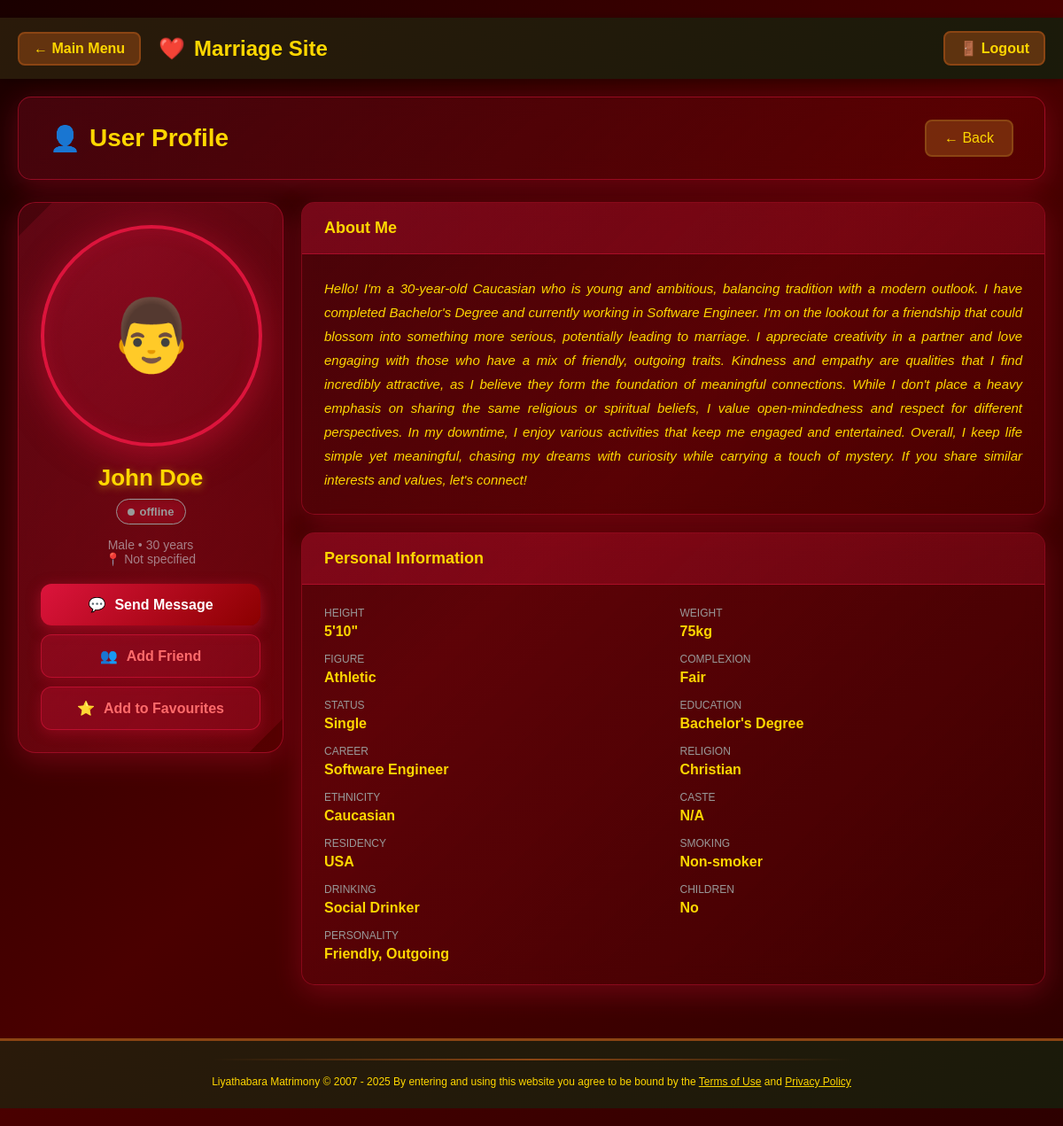
The page /view_profile.php?id=1 (signed in) on the database its author committed.
### tables this page shows
CREATE TABLE users (
    id INT AUTO_INCREMENT PRIMARY KEY,
    username VARCHAR(100) NOT NULL,
    email VARCHAR(100) NOT NULL UNIQUE,
    password VARCHAR(255) NOT NULL,
    gender ENUM('male', 'female') NOT NULL,
    day INT,
    month INT,
    year INT,
    profile_completed TINYINT DEFAULT 0,
    created_at TIMESTAMP DEFAULT CURRENT_TIMESTAMP,
    INDEX idx_email (email),
    INDEX idx_gender (gender)
);

CREATE TABLE user_data (
    id INT AUTO_INCREMENT PRIMARY KEY,
    user_id INT NOT NULL,
    height VARCHAR(50),
    weight VARCHAR(50),
    figure VARCHAR(50),
    appearance VARCHAR(50),
    complexion VARCHAR(50),
    status VARCHAR(50),
    education VARCHAR(100),
    career VARCHAR(100),
    religion VARCHAR(50),
    ethnicity VARCHAR(50),
    caste VARCHAR(50),
    social_class VARCHAR(50),
    residency VARCHAR(100),
    family VARCHAR(100),
    smoking VARCHAR(50),
    drinking VARCHAR(50),
    children VARCHAR(50),
    personality VARCHAR(100),
    first_date_preference VARCHAR(100),
    living_arrangements VARCHAR(100),
    created_at TIMESTAMP DEFAULT CURRENT_TIMESTAMP,
    updated_at TIMESTAMP DEFAULT CURRENT_TIMESTAMP ON UPDATE CURRENT_TIMESTAMP,
    FOREIGN KEY (user_id) REFERENCES users(id) ON DELETE CASCADE,
    INDEX idx_user_id (user_id)
);

### view_profile.php (the view, shortened to what this page needs)
<?php
include 'database/db_connect.php';
$profile_id = intval($_GET['id']);
$user_query = $conn->query("SELECT * FROM users WHERE id=$profile_id");
$user = $user_query->fetch_assoc();
$profile_query = $conn->query("SELECT * FROM user_data WHERE user_id=$profile_id");
$profile = $profile_query ? $profile_query->fetch_assoc() : null;
$photo = null;
$minutes_ago = null;
function getOnlineStatus($minutes_ago) {
    if ($minutes_ago === null) {
        return ['text' => 'offline', 'class' => 'offline', 'color' => '#999'];
    } elseif ($minutes_ago < 5) {
        return ['text' => 'Online now', 'class' => 'online', 'color' => '#4caf50'];
    } elseif ($minutes_ago < 60) {
        return ['text' => 'Active ' . $minutes_ago . ' min ago', 'class' => 'recent', 'color' => '#ffd700'];
    } elseif ($minutes_ago < 1440) {
        $hours = floor($minutes_ago / 60);
        return ['text' => 'Active ' . $hours . 'h ago', 'class' => 'recent', 'color' => '#ffd700'];
    } else {
        $days = floor($minutes_ago / 1440);
        return ['text' => 'Active ' . $days . 'd ago', 'class' => 'offline', 'color' => '#999'];
    }
}
$onlineStatus = getOnlineStatus($minutes_ago);
$age = isset($user['year']) ? (date('Y') - $user['year']) : 'N/A';
$location = [];
$location_str = !empty($location) ? implode(', ', $location) : 'Not specified';
$is_friend = false;
$is_favourite = false;
function generateAboutMe($user, $profile) {
    $age = isset($user['year']) ? (date('Y') - $user['year']) : 'N/A';
    $ethnicity = $profile['ethnicity'] ?? 'Sri Lankan';
    $education = $profile['education'] ?? '';
    $career = $profile['career'] ?? '';
    $religion = $profile['religion'] ?? '';
    $personality = $profile['personality'] ?? '';
    $smoking = $profile['smoking'] ?? '';
    $drinking = $profile['drinking'] ?? '';
    $description = "Hello! I'm a {$age}-year-old {$ethnicity} who is young and ambitious, balancing tradition with a modern outlook. ";
    if(!empty($education) && !empty($career)) {
        $description .= "I have completed {$education} and currently working in {$career}. ";
    }
    $description .= "I'm on the lookout for a friendship that could blossom into something more serious, potentially leading to marriage. ";
    if(!empty($personality)) {
        $traits = strtolower($personality);
        $description .= "I appreciate creativity in a partner and love engaging with those who have a mix of {$traits} traits. ";
    }
    $description .= "Kindness and empathy are qualities that I find incredibly attractive, as I believe they form the foundation of meaningful connections. ";
    if(!empty($religion)) {
        $description .= "While I don't place a heavy emphasis on sharing the same religious or spiritual beliefs, I value open-mindedness and respect for different perspectives. ";
    }
    $description .= "In my downtime, I enjoy various activities that keep me engaged and entertained. ";
    $description .= "Overall, I keep life simple yet meaningful, chasing my dreams with curiosity while carrying a touch of mystery. If you share similar interests and values, let's connect!";
    return $description;
}
$about_me = generateAboutMe($user, $profile);
include 'includes/header.php';
?>
<div class="profile-container">
    <div class="profile-header">
        <h1 class="profile-title">
            <span>👤</span>
            User Profile
        </h1>
        <a href="javascript:history.back()" class="back-btn">← Back</a>
    </div>
    <div class="profile-layout">
        <div class="profile-sidebar">
            <div class="photo-card">
                <div class="profile-photo">
                    <?php if($photo): ?>
                        <img src="<?php echo $photo['photo_path']; ?>" alt="<?php echo htmlspecialchars($user['username'] ?? 'User'); ?>">
                    <?php else: ?>
                        <div class="placeholder">
                            <?php echo $user['gender'] == 'female' ? '👩' : '👨'; ?>
                        </div>
                    <?php endif; ?>
                </div>
                <div class="user-name"><?php echo htmlspecialchars($user['username'] ?? 'User ' . $user['id']); ?></div>
                <div class="online-status" style="background: <?php echo $onlineStatus['color']; ?>20; border: 1px solid <?php echo $onlineStatus['color']; ?>;">
                    <span class="status-dot" style="background: <?php echo $onlineStatus['color']; ?>;"></span>
                    <span style="color: <?php echo $onlineStatus['color']; ?>;"><?php echo $onlineStatus['text']; ?></span>
                </div>
                <div class="user-basic-info">
                    <?php if(isset($user['gender'])): ?>
                        <?php echo ucfirst($user['gender']); ?>
                    <?php endif; ?>
                    <?php if($age != 'N/A'): ?>
                        • <?php echo $age; ?> years
                    <?php endif; ?>
                    <br>
                    📍 <?php echo htmlspecialchars($location_str); ?>
                </div>
                <div class="action-buttons">
                    <a href="send_message.php?to=<?php echo $profile_id; ?>" class="action-btn">
                        <span>💬</span> Send Message
                    </a>
                    <?php if($is_friend): ?>
                        <a href="#" class="action-btn secondary disabled" onclick="return false;">
                            <span>✓</span> Already Friends
                        </a>
                    <?php else: ?>
                        <a href="add_friend.php?id=<?php echo $profile_id; ?>" class="action-btn secondary">
                            <span>👥</span> Add Friend
                        </a>
                    <?php endif; ?>
                    <?php if($is_favourite): ?>
                        <a href="#" class="action-btn secondary disabled" onclick="return false;">
                            <span>⭐</span> In Favourites
                        </a>
                    <?php else: ?>
                        <a href="add_favourite.php?id=<?php echo $profile_id; ?>" class="action-btn secondary">
                            <span>⭐</span> Add to Favourites
                        </a>
                    <?php endif; ?>
                </div>
            </div>
        </div>
        <div class="profile-main">
            <div class="info-card">
                <div class="card-header">
                    <h2 class="card-title">About Me</h2>
                </div>
                <div class="card-content">
                    <p class="about-text"><?php echo $about_me; ?></p>
                </div>
            </div>
            <?php if($profile): ?>
            <div class="info-card">
                <div class="card-header">
                    <h2 class="card-title">Personal Information</h2>
                </div>
                <div class="card-content">
                    <div class="info-grid">
                        <?php if(isset($profile['height'])): ?>
                        <div class="info-item">
                            <div class="info-label">Height</div>
                            <div class="info-value"><?php echo $profile['height']; ?></div>
                        </div>
                        <?php endif; ?>
                        <?php if(isset($profile['weight'])): ?>
                        <div class="info-item">
                            <div class="info-label">Weight</div>
                            <div class="info-value"><?php echo $profile['weight']; ?></div>
                        </div>
                        <?php endif; ?>
                        <?php if(isset($profile['figure'])): ?>
                        <div class="info-item">
                            <div class="info-label">Figure</div>
                            <div class="info-value"><?php echo $profile['figure']; ?></div>
                        </div>
                        <?php endif; ?>
                        <?php if(isset($profile['complexion'])): ?>
                        <div class="info-item">
                            <div class="info-label">Complexion</div>
                            <div class="info-value"><?php echo $profile['complexion']; ?></div>
                        </div>
                        <?php endif; ?>
                        <?php if(isset($profile['status'])): ?>
                        <div class="info-item">
                            <div class="info-label">Status</div>
                            <div class="info-value"><?php echo $profile['status']; ?></div>
                        </div>
                        <?php endif; ?>
                        <?php if(isset($profile['education'])): ?>
                        <div class="info-item">
                            <div class="info-label">Education</div>
                            <div class="info-value"><?php echo $profile['education']; ?></div>
                        </div>
                        <?php endif; ?>
                        <?php if(isset($profile['career'])): ?>
                        <div class="info-item">
                            <div class="info-label">Career</div>
                            <div class="info-value"><?php echo $profile['career']; ?></div>
                        </div>
                        <?php endif; ?>
                        <?php if(isset($profile['religion'])): ?>
                        <div class="info-item">
                            <div class="info-label">Religion</div>
                            <div class="info-value"><?php echo $profile['religion']; ?></div>
                        </div>
                        <?php endif; ?>
                        <?php if(isset($profile['ethnicity'])): ?>
                        <div class="info-item">
                            <div class="info-label">Ethnicity</div>
                            <div class="info-value"><?php echo $profile['ethnicity']; ?></div>
                        </div>
                        <?php endif; ?>
                        <?php if(isset($profile['caste'])): ?>
                        <div class="info-item">
                            <div class="info-label">Caste</div>
                            <div class="info-value"><?php echo $profile['caste']; ?></div>
                        </div>
                        <?php endif; ?>
                        <?php if(isset($profile['residency'])): ?>
                        <div class="info-item">
                            <div class="info-label">Residency</div>
                            <div class="info-value"><?php echo $profile['residency']; ?></div>
                        </div>
                        <?php endif; ?>
                        <?php if(isset($profile['smoking'])): ?>
                        <div class="info-item">
                            <div class="info-label">Smoking</div>
                            <div class="info-value"><?php echo $profile['smoking']; ?></div>
                        </div>
                        <?php endif; ?>
                        <?php if(isset($profile['drinking'])): ?>
                        <div class="info-item">
                            <div class="info-label">Drinking</div>
                            <div class="info-value"><?php echo $profile['drinking']; ?></div>
                        </div>
                        <?php endif; ?>
                        <?php if(isset($profile['children'])): ?>
                        <div class="info-item">
                            <div class="info-label">Children</div>
                            <div class="info-value"><?php echo $profile['children']; ?></div>
                        </div>
                        <?php endif; ?>
                        <?php if(isset($profile['personality'])): ?>
                        <div class="info-item">
                            <div class="info-label">Personality</div>
                            <div class="info-value"><?php echo $profile['personality']; ?></div>
                        </div>
                        <?php endif; ?>
                    </div>
                </div>
            </div>
            <?php endif; ?>
        </div>
    </div>
</div>
<?php include 'includes/footer.php'; ?>

### includes/header.php (style rules this page uses)
* { margin:0; padding:0; box-sizing:border-box; }
body { font-family: Arial, sans-serif; background:#f4f4f4; color:#333; }

### rows shown on the page
users: username "John Doe", gender "Male", year "30", year.personality "Hello! I'm a 30-year-old Caucasian who is young and ambitious, balancing tradition with a modern outlook. I have completed Bachelor's Degree and currently working in Software Engineer. I'm on the lookout for a friendship that could blossom into something more serious, potentially leading to marriage. I appreciate creativity in a partner and love engaging with those who have a mix of friendly, outgoing traits. Kindness and empathy are qualities that I find incredibly attractive, as I believe they form the foundation of meaningful connections. While I don't place a heavy emphasis on sharing the same religious or spiritual beliefs, I value open-mindedness and respect for different…"
user_data: height "5'10\"", weight "75kg", figure "Athletic", complexion "Fair", status "Single", education "Bachelor's Degree", career "Software Engineer", religion "Christian", ethnicity "Caucasian", caste "N/A", residency "USA", smoking "Non-smoker", drinking "Social Drinker", children "No", personality "Friendly, Outgoing"

### other values the page prints
$onlineStatus['text'] "offline"
$location_str "Not specified"
